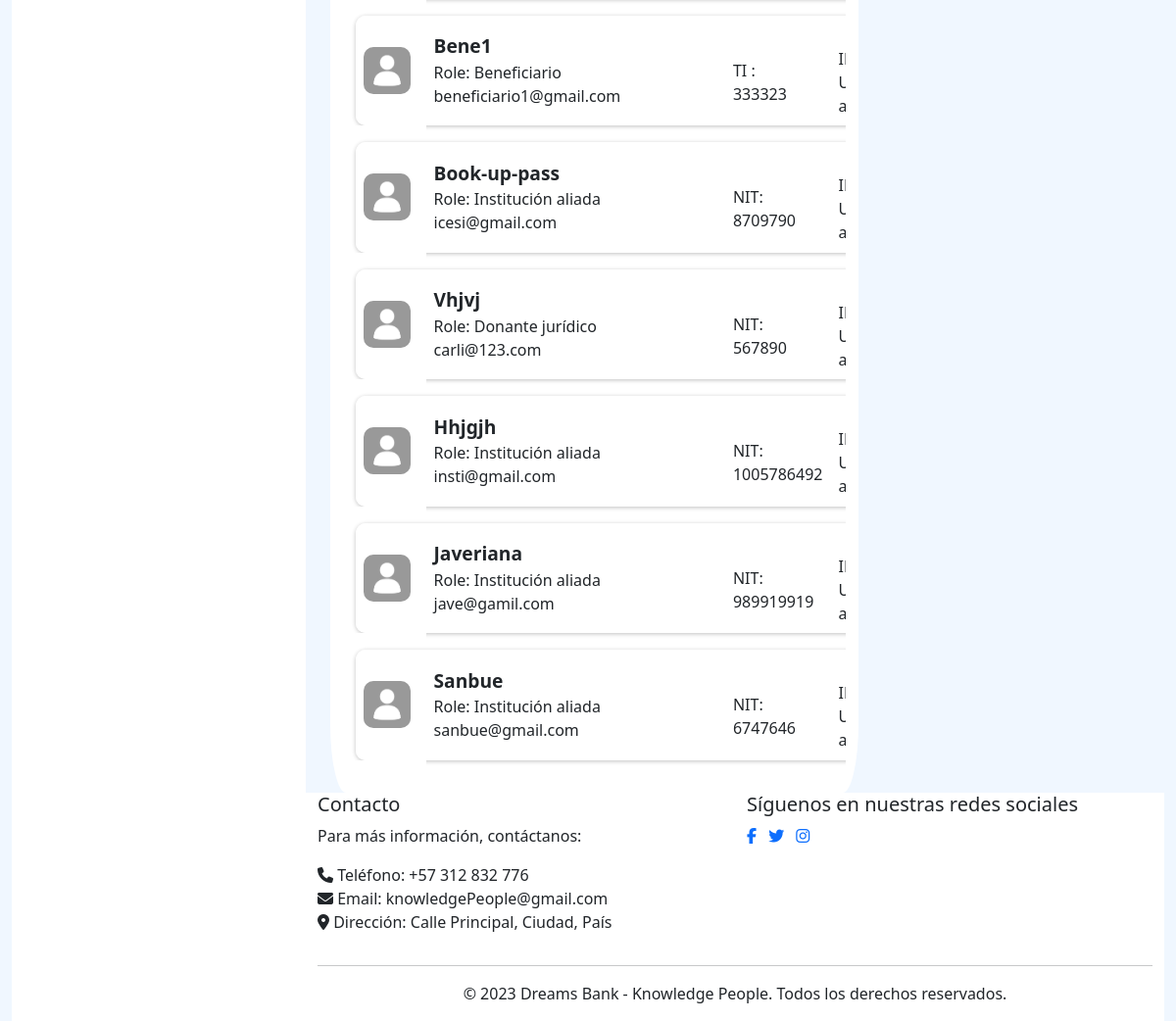
The page /users/users/ (lower part) on the database as committed earlier.
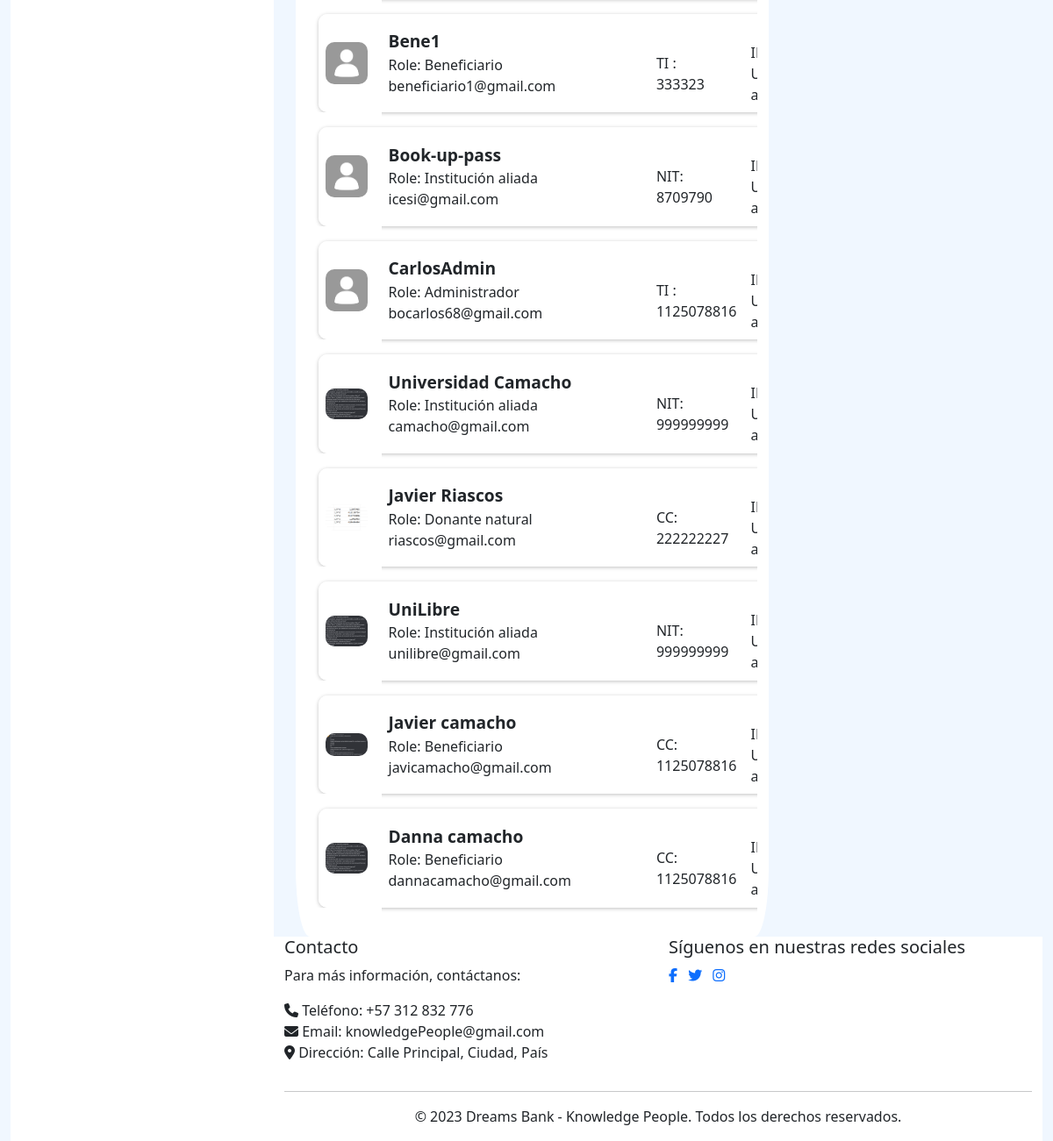
The same page on the database as committed later.
### users/models.py (models this page shows, shortened)
class User(AbstractBaseUser, PermissionsMixin):
    username=None
    BENEFICIARY=1
    NATURALDONOR=2
    LEGALDONOR=3
    INSTITUTION=4
    ADMIN=5
    ROLE_CHOICE=(
          (BENEFICIARY, 'Beneficiario'),
          (NATURALDONOR,'Donante natural'),
          (LEGALDONOR,'Donante juridico'),
          (INSTITUTION,'Institución'),
          (ADMIN,'Admin'),
    )
    TI=1
    CC=2
    CE=3
    NIT=4
    IDTYPE_CHOICE= ((TI,'Tarjeta de Identidad'),
                (CC,'Cédula de Ciudadanía'),
                ( CE,'Cédula extranjera'),
                (NIT,'NIT'))
    email = models.EmailField(_("email address"), unique=True)
    name=models.CharField(max_length=100,null=False)
    profilePicture= models.ImageField(upload_to="users",null=True, blank=True)
    idType = models.PositiveSmallIntegerField(choices=IDTYPE_CHOICE,null=False)
    numID = models.CharField(max_length=10,null=False)
    role=models.PositiveSmallIntegerField(choices=ROLE_CHOICE,null=False)
    date_joined = models.DateTimeField(auto_now_add=True)
    last_login= models.DateTimeField(auto_now_add=True)
    created_date = models.DateTimeField(auto_now_add=True)
    modified_date = models.DateTimeField(auto_now_add=True)
    contact = models.CharField(max_length=15)
    notifications = models.ManyToManyField(Notification)
    is_staff = models.BooleanField(default=False)
    is_active = models.BooleanField(default=True)
    is_admin = models.BooleanField(default=False)
    is_superadmin = models.BooleanField(default=False)
    is_superuser = models.BooleanField(default=False)
    date_joined = models.DateTimeField(default=timezone.now)
    USERNAME_FIELD = "email"
    REQUIRED_FIELDS = ['name', 'idType', 'numID', 'role']
    objects = UserManager()

### users/views.py (the view)
# urls.py: path('users/', AllUserListView.as_view(), name='showUsers'),
class AllUserListView(View):
    template_name = 'showUsers.html'
    def get(self, request):
        users = User.objects.all()
        role_filter = request.GET.get('role', None)
        search_query = request.GET.get('inputsearch', '')  # Obtener el término de búsqueda
        if role_filter:
            users = users.filter(role=int(role_filter))
        if search_query:
            users = users.filter(Q(name__icontains=search_query) | Q(id__icontains=search_query))
        context = {
            'users': users,
            'search_query': search_query,
        }
        return render(request, self.template_name, context)

### users/templates/showUsers.html (shortened to what this page needs)
{% extends 'base.html' %} {% load static %}
    {% block content %}
    <link href="{% static '/historyapplications.css' %}" rel="stylesheet" />
    <link href="{% static 'newscholarship.css' %}" rel="stylesheet" />
<div class="container-fluid">
  <div class="row " style="background-color: white; margin-top:1rem; border-radius: 3%; margin-left: 0.2%;">
    <div class="table-responsive" style="width: 95%; margin-left: 2.5%;" >
      <table class="table" style="border: transparent;">
        <tbody>
          {% if users %}
          {% for user in users %}
          <tr class="mt-4 align-middle" style="height: 7rem; box-shadow:0px 1px 4px rgba(0, 0, 0, 0.25); border-radius: 10px;" >
            <td class="align-middle" style="border-top-left-radius: 10px; border-bottom-left-radius: 10px;">
              {% if user.profilePicture != "" %}
              <img src="/media/{{ user.profilePicture }}" class="img-fluid" alt="noimage"
                style="max-width: 3rem; max-height: 3rem; border-radius: 10px; margin-right: 0.5rem;">
              {% else %}
              <img src="/media/users/profile_default.png" class="img-fluid" alt="noimage"
                style="max-width: 3rem; max-height: 3rem; border-radius: 10px; margin-right: 0.5rem;">
              {% endif %}
            </td>
            <td>
                <div class="col-12" style="font-weight: bolder; font-size: larger;">{{  user.name|capfirst  }}</div>
                <div class="col-12">Role: {% if user.role == 1 %}Beneficiario {% elif user.role == 2 %}Donante natural{% elif user.role == 3 %}Donante jurídico{% elif user.role == 4 %}Institución aliada{% elif user.role == 5 %}Administrador{% endif %}</div>
                <div class="col-12">{{ user.email }}</div>
            </td>
            <td>
                <div class="col-12">&nbsp;</div>
                <div class="col-12 align-middle">{% if user.idType == 1 %}TI {% elif user.idType == 2 %}CC{% elif user.idType == 3 %}CE{% elif user.idType == 4 %}NIT{% endif %}:</div>
                <div class="col-12"> {{ user.numID }}</div>
            </td>
            <td>
                <div class="col-12">&nbsp;</div>
                </div>
                <div class="col-12">ID: {{ user.id }}</div>
                <div class="col-12"> {% if user.is_active %} Usuario activo {% else %} Usuario inactivo {% endif %}</div>
            </td>
          </tr>
          <tr>
            <th></th>
          </tr>
          {% endfor %}
          {% endif %}
</body>
{% endblock %}

Rows that differ between the two databases and show on the page:
removed User: profilePicture (placeholder picture), name "Vhjvj", role "Donante jurídico", email "carli@123.com", idType "NIT", numID "567890", is_active "Usuario activo"
removed User: profilePicture (placeholder picture), name "Hhjgjh", role "Institución aliada", email "insti@gmail.com", idType "NIT", numID "1005786492", is_active "Usuario activo"
removed User: profilePicture (placeholder picture), name "Sanbue", role "Institución aliada", email "sanbue@gmail.com", idType "NIT", numID "6747646", is_active "Usuario activo"
added User: name "CarlosAdmin", role "Administrador", email "bocarlos68@gmail.com", idType "TI", numID "1125078816", is_active "Usuario activo"
added User: profilePicture (picture), name "Universidad Camacho", role "Institución aliada", email "camacho@gmail.com", idType "NIT", numID "999999999", is_active "Usuario activo"
changed User: profilePicture: picture added in place of a placeholder; name "Javeriana" → "Javier Riascos"; email "jave@gamil.com" → "riascos@gmail.com"; numID "989919919" → "222222227"; role "Institución aliada" → "Donante natural"; idType "NIT" → "CC"
added User: profilePicture (picture), name "UniLibre", role "Institución aliada", email "unilibre@gmail.com", idType "NIT", numID "999999999", is_active "Usuario activo"
added User: profilePicture (picture), name "Javier camacho", role "Beneficiario", email "javicamacho@gmail.com", idType "CC", numID "1125078816", is_active "Usuario activo"
added User: profilePicture (picture), name "Danna camacho", role "Beneficiario", email "dannacamacho@gmail.com", idType "CC", numID "1125078816", is_active "Usuario activo"
